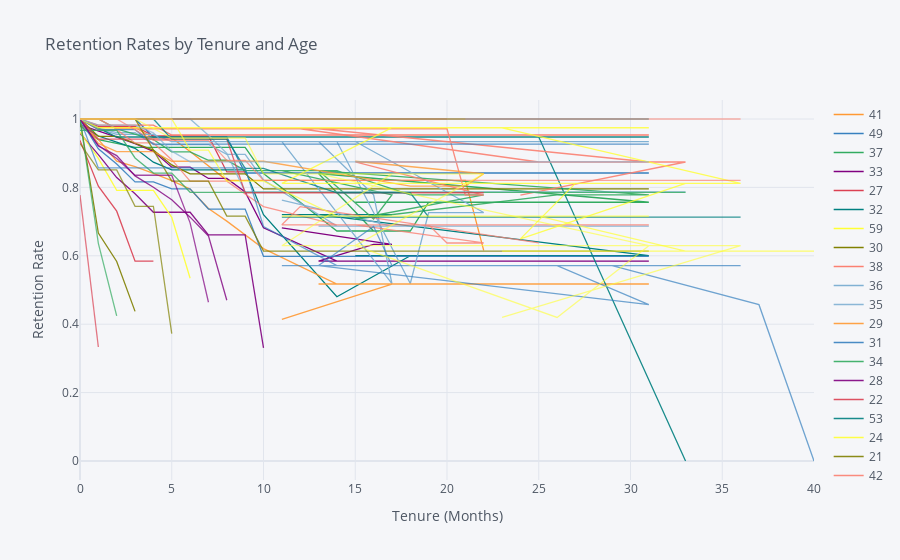

This figure's notebook cell:
### Markdown cell above
## 5. Let's also look at the marital status curves by employee age. Generate and plot the survival curves showing retention rates by marital status and age.

### Code cell
rates = survival(data,'Age','YearsAtCompany','Attrition')
rates.iplot(kind='line', xTitle='Tenure (Months)', yTitle='Retention Rate',
            title='Retention Rates by Tenure and Age')

### Figure 1 — Plotly figure (JSON) as saved in the notebook; plotly's stock layout.template omitted (floating-point values rounded to 4 significant figures)
{"data": [{"line": {"color": "rgba(255, 153, 51, 1.0)", "dash": "solid", "shape": "linear", "width": 1.3}, "mode": "lines", "name": "41", "text": "", "type": "scatter", "x": [0, 1, 2, 3, 4, 5, 6, 7, 8, 9, 10, 14, 18, 19, 20, 21, 22, 15, 26, 31, 13, 16, 17, 11, 12, 25, 33, 24, 27, 30, 32, 36, 23, 29, 37, 40, 34], "y": [1, 0.975, 0.975, 0.975, 0.9445, 0.9445, 0.9052, 0.864, 0.8208, 0.8208, 0.8208, 0.8208, 0.8208, 0.8208, 0.8208, 0.8208, 0.6156, "", "", "", "", "", "", "", "", "", "", "", "", "", "", "", "", "", "", "", ""]}, {"line": {"color": "rgba(55, 128, 191, 1.0)", "dash": "solid", "shape": "linear", "width": 1.3}, "mode": "lines", "name": "49", "text": "", "type": "scatter", "x": [0, 1, 2, 3, 4, 5, 6, 7, 8, 9, 10, 14, 18, 19, 20, 21, 22, 15, 26, 31, 13, 16, 17, 11, 12, 25, 33, 24, 27, 30, 32, 36, 23, 29, 37, 40, 34], "y": [1, 1, 1, 1, 0.9474, 0.9474, 0.9474, 0.9474, 0.9474, 0.8421, 0.8421, 0.8421, 0.8421, 0.8421, 0.8421, 0.8421, 0.8421, 0.8421, 0.8421, 0.8421, "", "", "", "", "", "", "", "", "", "", "", "", "", "", "", "", ""]}, {"line": {"color": "rgba(50, 171, 96, 1.0)", "dash": "solid", "shape": "linear", "width": 1.3}, "mode": "lines", "name": "37", "text": "", "type": "scatter", "x": [0, 1, 2, 3, 4, 5, 6, 7, 8, 9, 10, 14, 18, 19, 20, 21, 22, 15, 26, 31, 13, 16, 17, 11, 12, 25, 33, 24, 27, 30, 32, 36, 23, 29, 37, 40, 34], "y": [0.98, 0.94, 0.9285, 0.9171, 0.9171, 0.9171, 0.9171, 0.9171, 0.9171, 0.9171, 0.8407, 0.6725, 0.6725, 0.7566, 0.7566, 0.7566, 0.7566, 0.7566, 0.7566, 0.7566, 0.8407, 0.6725, 0.6725, "", "", "", "", "", "", "", "", "", "", "", "", "", ""]}, {"line": {"color": "rgba(128, 0, 128, 1.0)", "dash": "solid", "shape": "linear", "width": 1.3}, "mode": "lines", "name": "33", "text": "", "type": "scatter", "x": [0, 1, 2, 3, 4, 5, 6, 7, 8, 9, 10, 14, 18, 19, 20, 21, 22, 15, 26, 31, 13, 16, 17, 11, 12, 25, 33, 24, 27, 30, 32, 36, 23, 29, 37, 40, 34], "y": [0.9828, 0.9652, 0.947, 0.9277, 0.9056, 0.8591, 0.8591, 0.8261, 0.8261, 0.7868, 0.6819, 0.5845, 0.5845, 0.5845, 0.5845, 0.5845, 0.5845, 0.5845, 0.5845, 0.5845, 0.5845, 0.6332, 0.6332, 0.6819, "", "", "", "", "", "", "", "", "", "", "", "", ""]}, {"line": {"color": "rgba(219, 64, 82, 1.0)", "dash": "solid", "shape": "linear", "width": 1.3}, "mode": "lines", "name": "27", "text": "", "type": "scatter", "x": [0, 1, 2, 3, 4, 5, 6, 7, 8, 9, 10, 14, 18, 19, 20, 21, 22, 15, 26, 31, 13, 16, 17, 11, 12, 25, 33, 24, 27, 30, 32, 36, 23, 29, 37, 40, 34], "y": [1, 0.9787, 0.9787, 0.9787, 0.9508, 0.9508, 0.9508, 0.9508, 0.8451, 0.8451, "", "", "", "", "", "", "", "", "", "", "", "", "", "", "", "", "", "", "", "", "", "", "", "", "", "", ""]}, {"line": {"color": "rgba(0, 128, 128, 1.0)", "dash": "solid", "shape": "linear", "width": 1.3}, "mode": "lines", "name": "32", "text": "", "type": "scatter", "x": [0, 1, 2, 3, 4, 5, 6, 7, 8, 9, 10, 14, 18, 19, 20, 21, 22, 15, 26, 31, 13, 16, 17, 11, 12, 25, 33, 24, 27, 30, 32, 36, 23, 29, 37, 40, 34], "y": [0.9836, 0.9503, 0.9327, 0.9144, 0.8737, 0.8513, 0.8513, 0.8513, 0.8513, 0.8513, 0.7204, 0.4802, 0.6003, 0.6003, 0.6003, 0.6003, 0.6003, 0.6003, 0.6003, 0.6003, 0.7204, 0.7204, 0.7204, 0.7204, "", "", "", "", "", "", "", "", "", "", "", "", ""]}, {"line": {"color": "rgba(255, 255, 51, 1.0)", "dash": "solid", "shape": "linear", "width": 1.3}, "mode": "lines", "name": "59", "text": "", "type": "scatter", "x": [0, 1, 2, 3, 4, 5, 6, 7, 8, 9, 10, 14, 18, 19, 20, 21, 22, 15, 26, 31, 13, 16, 17, 11, 12, 25, 33, 24, 27, 30, 32, 36, 23, 29, 37, 40, 34], "y": [1, 1, 1, 1, 1, 1, 1, 1, 1, 1, 1, 1, 1, 1, 1, 1, "", "", "", "", "", "", "", "", "", "", "", "", "", "", "", "", "", "", "", "", ""]}, {"line": {"color": "rgba(128, 128, 0, 1.0)", "dash": "solid", "shape": "linear", "width": 1.3}, "mode": "lines", "name": "30", "text": "", "type": "scatter", "x": [0, 1, 2, 3, 4, 5, 6, 7, 8, 9, 10, 14, 18, 19, 20, 21, 22, 15, 26, 31, 13, 16, 17, 11, 12, 25, 33, 24, 27, 30, 32, 36, 23, 29, 37, 40, 34], "y": [1, 0.9492, 0.9492, 0.9298, 0.9091, 0.8658, 0.8396, 0.8396, 0.8396, 0.8396, 0.7954, 0.7954, 0.7954, 0.7954, 0.7954, 0.7954, 0.7954, 0.7954, 0.7954, 0.7954, 0.7954, 0.7954, 0.7954, 0.7954, 0.7954, "", "", "", "", "", "", "", "", "", "", "", ""]}, {"line": {"color": "rgba(251, 128, 114, 1.0)", "dash": "solid", "shape": "linear", "width": 1.3}, "mode": "lines", "name": "38", "text": "", "type": "scatter", "x": [0, 1, 2, 3, 4, 5, 6, 7, 8, 9, 10, 14, 18, 19, 20, 21, 22, 15, 26, 31, 13, 16, 17, 11, 12, 25, 33, 24, 27, 30, 32, 36, 23, 29, 37, 40, 34], "y": [1, 0.9821, 0.9821, 0.9821, 0.9821, 0.9533, 0.9533, 0.9533, 0.9533, 0.9533, 0.9533, 0.9533, 0.9533, 0.9533, 0.9533, 0.9533, 0.9533, 0.9533, 0.9533, 0.9533, 0.9533, 0.9533, 0.9533, 0.9533, "", "", "", "", "", "", "", "", "", "", "", "", ""]}, {"line": {"color": "rgba(128, 177, 211, 1.0)", "dash": "solid", "shape": "linear", "width": 1.3}, "mode": "lines", "name": "36", "text": "", "type": "scatter", "x": [0, 1, 2, 3, 4, 5, 6, 7, 8, 9, 10, 14, 18, 19, 20, 21, 22, 15, 26, 31, 13, 16, 17, 11, 12, 25, 33, 24, 27, 30, 32, 36, 23, 29, 37, 40, 34], "y": [1, 0.971, 0.9548, 0.9548, 0.9548, 0.9341, 0.9341, 0.9341, 0.9341, 0.9341, 0.9341, 0.9341, 0.5189, 0.7265, 0.7265, 0.7265, 0.7265, 0.9341, 0.9341, 0.9341, 0.9341, 0.7784, 0.5189, 0.9341, 0.9341, "", "", "", "", "", "", "", "", "", "", "", ""]}, {"line": {"color": "rgba(128, 177, 211, 0.8999999999999999)", "dash": "solid", "shape": "linear", "width": 1.3}, "mode": "lines", "name": "35", "text": "", "type": "scatter", "x": [0, 1, 2, 3, 4, 5, 6, 7, 8, 9, 10, 14, 18, 19, 20, 21, 22, 15, 26, 31, 13, 16, 17, 11, 12, 25, 33, 24, 27, 30, 32, 36, 23, 29, 37, 40, 34], "y": [1, 0.9744, 0.9602, 0.9602, 0.9253, 0.9253, 0.9253, 0.9253, 0.8964, 0.8964, 0.8217, 0.6867, 0.6867, 0.6867, 0.6867, 0.6867, 0.6867, 0.6867, 0.6867, 0.6867, 0.6867, 0.6867, 0.6867, 0.763, "", "", "", "", "", "", "", "", "", "", "", "", ""]}, {"line": {"color": "rgba(255, 153, 51, 0.8999999999999999)", "dash": "solid", "shape": "linear", "width": 1.3}, "mode": "lines", "name": "29", "text": "", "type": "scatter", "x": [0, 1, 2, 3, 4, 5, 6, 7, 8, 9, 10, 14, 18, 19, 20, 21, 22, 15, 26, 31, 13, 16, 17, 11, 12, 25, 33, 24, 27, 30, 32, 36, 23, 29, 37, 40, 34], "y": [0.9853, 0.9405, 0.8767, 0.8605, 0.841, 0.8199, 0.7951, 0.7383, 0.7014, 0.6624, 0.621, 0.5175, 0.5175, 0.5175, 0.5175, 0.5175, 0.5175, 0.5175, 0.5175, 0.5175, 0.5175, 0.5175, 0.5175, 0.414, "", "", "", "", "", "", "", "", "", "", "", "", ""]}, {"line": {"color": "rgba(55, 128, 191, 0.8999999999999999)", "dash": "solid", "shape": "linear", "width": 1.3}, "mode": "lines", "name": "31", "text": "", "type": "scatter", "x": [0, 1, 2, 3, 4, 5, 6, 7, 8, 9, 10, 14, 18, 19, 20, 21, 22, 15, 26, 31, 13, 16, 17, 11, 12, 25, 33, 24, 27, 30, 32, 36, 23, 29, 37, 40, 34], "y": [1, 0.913, 0.8681, 0.8161, 0.8161, 0.7957, 0.7957, 0.7367, 0.7367, 0.7367, 0.5986, 0.5986, 0.5986, 0.5986, 0.5986, 0.5986, 0.5986, 0.5986, 0.5986, 0.5986, 0.5986, 0.5986, 0.5986, 0.5986, 0.5986, "", "", "", "", "", "", "", "", "", "", "", ""]}, {"line": {"color": "rgba(50, 171, 96, 0.8999999999999999)", "dash": "solid", "shape": "linear", "width": 1.3}, "mode": "lines", "name": "34", "text": "", "type": "scatter", "x": [0, 1, 2, 3, 4, 5, 6, 7, 8, 9, 10, 14, 18, 19, 20, 21, 22, 15, 26, 31, 13, 16, 17, 11, 12, 25, 33, 24, 27, 30, 32, 36, 23, 29, 37, 40, 34], "y": [1, 1, 0.9714, 0.9565, 0.94, 0.9038, 0.9038, 0.8794, 0.8794, 0.8491, 0.8491, 0.8491, 0.7783, 0.7783, 0.7783, 0.7783, 0.7783, 0.7076, 0.7783, 0.7783, 0.8491, 0.7076, 0.7783, 0.8491, 0.8491, "", "", "", "", "", "", "", "", "", "", "", ""]}, {"line": {"color": "rgba(128, 0, 128, 0.8999999999999999)", "dash": "solid", "shape": "linear", "width": 1.3}, "mode": "lines", "name": "28", "text": "", "type": "scatter", "x": [0, 1, 2, 3, 4, 5, 6, 7, 8, 9, 10, 14, 18, 19, 20, 21, 22, 15, 26, 31, 13, 16, 17, 11, 12, 25, 33, 24, 27, 30, 32, 36, 23, 29, 37, 40, 34], "y": [0.9583, 0.8958, 0.8286, 0.7813, 0.7274, 0.7274, 0.7274, 0.6613, 0.6613, 0.6613, 0.3306, "", "", "", "", "", "", "", "", "", "", "", "", "", "", "", "", "", "", "", "", "", "", "", "", "", ""]}, {"line": {"color": "rgba(219, 64, 82, 0.8999999999999999)", "dash": "solid", "shape": "linear", "width": 1.3}, "mode": "lines", "name": "22", "text": "", "type": "scatter", "x": [0, 1, 2, 3, 4, 5, 6, 7, 8, 9, 10, 14, 18, 19, 20, 21, 22, 15, 26, 31, 13, 16, 17, 11, 12, 25, 33, 24, 27, 30, 32, 36, 23, 29, 37, 40, 34], "y": [0.9375, 0.8036, 0.7305, 0.5844, 0.5844, "", "", "", "", "", "", "", "", "", "", "", "", "", "", "", "", "", "", "", "", "", "", "", "", "", "", "", "", "", "", "", ""]}, {"line": {"color": "rgba(0, 128, 128, 0.8999999999999999)", "dash": "solid", "shape": "linear", "width": 1.3}, "mode": "lines", "name": "53", "text": "", "type": "scatter", "x": [0, 1, 2, 3, 4, 5, 6, 7, 8, 9, 10, 14, 18, 19, 20, 21, 22, 15, 26, 31, 13, 16, 17, 11, 12, 25, 33, 24, 27, 30, 32, 36, 23, 29, 37, 40, 34], "y": [1, 0.9737, 0.9474, 0.9474, 0.9474, 0.9474, 0.9474, 0.9474, 0.9474, 0.9474, 0.9474, 0.9474, 0.9474, 0.9474, 0.9474, 0.9474, 0.9474, 0.9474, 0.9474, 0.9474, 0.9474, 0.9474, 0.9474, 0.9474, 0.9474, 0.9474, 0, "", "", "", "", "", "", "", "", "", ""]}, {"line": {"color": "rgba(255, 255, 51, 0.8999999999999999)", "dash": "solid", "shape": "linear", "width": 1.3}, "mode": "lines", "name": "24", "text": "", "type": "scatter", "x": [0, 1, 2, 3, 4, 5, 6, 7, 8, 9, 10, 14, 18, 19, 20, 21, 22, 15, 26, 31, 13, 16, 17, 11, 12, 25, 33, 24, 27, 30, 32, 36, 23, 29, 37, 40, 34], "y": [0.9615, 0.8846, 0.7915, 0.7915, 0.7915, 0.7123, 0.5343, "", "", "", "", "", "", "", "", "", "", "", "", "", "", "", "", "", "", "", "", "", "", "", "", "", "", "", "", "", ""]}, {"line": {"color": "rgba(128, 128, 0, 0.8999999999999999)", "dash": "solid", "shape": "linear", "width": 1.3}, "mode": "lines", "name": "21", "text": "", "type": "scatter", "x": [0, 1, 2, 3, 4, 5, 6, 7, 8, 9, 10, 14, 18, 19, 20, 21, 22, 15, 26, 31, 13, 16, 17, 11, 12, 25, 33, 24, 27, 30, 32, 36, 23, 29, 37, 40, 34], "y": [1, 0.6667, 0.5833, 0.4375, "", "", "", "", "", "", "", "", "", "", "", "", "", "", "", "", "", "", "", "", "", "", "", "", "", "", "", "", "", "", "", "", ""]}, {"line": {"color": "rgba(251, 128, 114, 0.8999999999999999)", "dash": "solid", "shape": "linear", "width": 1.3}, "mode": "lines", "name": "42", "text": "", "type": "scatter", "x": [0, 1, 2, 3, 4, 5, 6, 7, 8, 9, 10, 14, 18, 19, 20, 21, 22, 15, 26, 31, 13, 16, 17, 11, 12, 25, 33, 24, 27, 30, 32, 36, 23, 29, 37, 40, 34], "y": [1, 1, 0.9714, 0.9714, 0.9714, 0.9714, 0.9714, 0.9714, 0.9714, 0.9714, 0.9714, 0.9714, 0.9714, 0.9714, 0.9714, 0.7771, 0.7771, 0.8743, 0.8743, 0.8743, 0.9714, 0.9714, 0.9714, 0.9714, 0.9714, 0.8743, 0.8743, 0.7771, "", "", "", "", "", "", "", "", ""]}, {"line": {"color": "rgba(251, 128, 114, 0.7999999999999998)", "dash": "solid", "shape": "linear", "width": 1.3}, "mode": "lines", "name": "44", "text": "", "type": "scatter", "x": [0, 1, 2, 3, 4, 5, 6, 7, 8, 9, 10, 14, 18, 19, 20, 21, 22, 15, 26, 31, 13, 16, 17, 11, 12, 25, 33, 24, 27, 30, 32, 36, 23, 29, 37, 40, 34], "y": [1, 0.9688, 0.9688, 0.93, 0.93, 0.8811, 0.8181, 0.8181, 0.8181, 0.7809, 0.7437, 0.6906, 0.6906, 0.6906, 0.6375, 0.6375, 0.6375, 0.6906, 0.6906, 0.6906, 0.6906, 0.6906, 0.6906, 0.6906, 0.7437, 0.6375, "", "", "", "", "", "", "", "", "", "", ""]}, {"line": {"color": "rgba(128, 177, 211, 0.7999999999999998)", "dash": "solid", "shape": "linear", "width": 1.3}, "mode": "lines", "name": "46", "text": "", "type": "scatter", "x": [0, 1, 2, 3, 4, 5, 6, 7, 8, 9, 10, 14, 18, 19, 20, 21, 22, 15, 26, 31, 13, 16, 17, 11, 12, 25, 33, 24, 27, 30, 32, 36, 23, 29, 37, 40, 34], "y": [1, 1, 1, 1, 1, 1, 1, 0.9524, 0.8995, 0.787, 0.787, 0.787, 0.787, 0.787, 0.787, 0.787, 0.787, 0.787, 0.787, 0.787, 0.787, 0.787, 0.787, 0.787, 0.787, 0.787, 0.787, 0.787, "", "", "", "", "", "", "", "", ""]}, {"line": {"color": "rgba(255, 153, 51, 0.7999999999999998)", "dash": "solid", "shape": "linear", "width": 1.3}, "mode": "lines", "name": "39", "text": "", "type": "scatter", "x": [0, 1, 2, 3, 4, 5, 6, 7, 8, 9, 10, 14, 18, 19, 20, 21, 22, 15, 26, 31, 13, 16, 17, 11, 12, 25, 33, 24, 27, 30, 32, 36, 23, 29, 37, 40, 34], "y": [1, 0.9286, 0.9048, 0.9048, 0.9048, 0.8765, 0.8765, 0.8765, 0.8765, 0.8765, 0.8765, 0.84, 0.8034, 0.8034, 0.8034, 0.8034, 0.84, 0.8765, "", "", "", "", "", "", "", "", "", "", "", "", "", "", "", "", "", "", ""]}, {"line": {"color": "rgba(55, 128, 191, 0.7999999999999998)", "dash": "solid", "shape": "linear", "width": 1.3}, "mode": "lines", "name": "43", "text": "", "type": "scatter", "x": [0, 1, 2, 3, 4, 5, 6, 7, 8, 9, 10, 14, 18, 19, 20, 21, 22, 15, 26, 31, 13, 16, 17, 11, 12, 25, 33, 24, 27, 30, 32, 36, 23, 29, 37, 40, 34], "y": [1, 0.9688, 0.9688, 0.9688, 0.9266, 0.9266, 0.9266, 0.9266, 0.9266, 0.9266, 0.9266, 0.9266, 0.9266, 0.9266, 0.9266, 0.9266, 0.9266, 0.9266, 0.9266, 0.9266, 0.9266, 0.9266, 0.9266, 0.9266, 0.9266, 0.9266, "", "", "", "", "", "", "", "", "", "", ""]}, {"line": {"color": "rgba(50, 171, 96, 0.7999999999999998)", "dash": "solid", "shape": "linear", "width": 1.3}, "mode": "lines", "name": "50", "text": "", "type": "scatter", "x": [0, 1, 2, 3, 4, 5, 6, 7, 8, 9, 10, 14, 18, 19, 20, 21, 22, 15, 26, 31, 13, 16, 17, 11, 12, 25, 33, 24, 27, 30, 32, 36, 23, 29, 37, 40, 34], "y": [0.9667, 0.9667, 0.9667, 0.8861, 0.8418, 0.8418, 0.7857, 0.7857, 0.7857, 0.7857, 0.7857, 0.7857, 0.7857, 0.7857, 0.7857, 0.7857, 0.7857, 0.7857, 0.7857, 0.7857, 0.7857, 0.7857, 0.7857, 0.7857, 0.7857, 0.7857, 0.7857, 0.7857, 0.7857, 0.7857, 0.7857, "", "", "", "", "", ""]}, {"line": {"color": "rgba(128, 0, 128, 0.7999999999999998)", "dash": "solid", "shape": "linear", "width": 1.3}, "mode": "lines", "name": "26", "text": "", "type": "scatter", "x": [0, 1, 2, 3, 4, 5, 6, 7, 8, 9, 10, 14, 18, 19, 20, 21, 22, 15, 26, 31, 13, 16, 17, 11, 12, 25, 33, 24, 27, 30, 32, 36, 23, 29, 37, 40, 34], "y": [1, 0.9211, 0.8931, 0.8336, 0.8003, 0.7639, 0.713, 0.6581, 0.4701, "", "", "", "", "", "", "", "", "", "", "", "", "", "", "", "", "", "", "", "", "", "", "", "", "", "", "", ""]}, {"line": {"color": "rgba(219, 64, 82, 0.7999999999999998)", "dash": "solid", "shape": "linear", "width": 1.3}, "mode": "lines", "name": "48", "text": "", "type": "scatter", "x": [0, 1, 2, 3, 4, 5, 6, 7, 8, 9, 10, 14, 18, 19, 20, 21, 22, 15, 26, 31, 13, 16, 17, 11, 12, 25, 33, 24, 27, 30, 32, 36, 23, 29, 37, 40, 34], "y": [1, 0.9412, 0.9412, 0.9412, 0.9412, 0.9412, 0.9412, 0.9412, 0.9412, 0.7843, 0.7843, 0.7843, 0.7843, 0.7843, 0.7843, 0.7843, 0.7843, 0.7843, "", "", "", "", "", "", "", "", "", "", "", "", "", "", "", "", "", "", ""]}, {"line": {"color": "rgba(0, 128, 128, 0.7999999999999998)", "dash": "solid", "shape": "linear", "width": 1.3}, "mode": "lines", "name": "55", "text": "", "type": "scatter", "x": [0, 1, 2, 3, 4, 5, 6, 7, 8, 9, 10, 14, 18, 19, 20, 21, 22, 15, 26, 31, 13, 16, 17, 11, 12, 25, 33, 24, 27, 30, 32, 36, 23, 29, 37, 40, 34], "y": [1, 1, 1, 1, 1, 0.9412, 0.9412, 0.9412, 0.9412, 0.8556, 0.8556, 0.7843, 0.7843, 0.713, 0.713, 0.713, 0.713, 0.713, 0.713, 0.713, 0.713, 0.713, 0.713, 0.713, 0.713, 0.713, 0.713, 0.713, 0.713, 0.713, 0.713, 0.713, "", "", "", "", ""]}, {"line": {"color": "rgba(255, 255, 51, 0.7999999999999998)", "dash": "solid", "shape": "linear", "width": 1.3}, "mode": "lines", "name": "45", "text": "", "type": "scatter", "x": [0, 1, 2, 3, 4, 5, 6, 7, 8, 9, 10, 14, 18, 19, 20, 21, 22, 15, 26, 31, 13, 16, 17, 11, 12, 25, 33, 24, 27, 30, 32, 36, 23, 29, 37, 40, 34], "y": [1, 0.9744, 0.9744, 0.9744, 0.9744, 0.9744, 0.9744, 0.9744, 0.9744, 0.9744, 0.9744, 0.9744, 0.9744, 0.9744, 0.9744, 0.9744, 0.9744, 0.9744, 0.9744, 0.9744, 0.9744, 0.9744, 0.9744, 0.812, 0.812, 0.812, 0.812, 0.6496, 0.812, 0.812, 0.812, 0.812, 0.9744, "", "", "", ""]}, {"line": {"color": "rgba(128, 128, 0, 0.7999999999999998)", "dash": "solid", "shape": "linear", "width": 1.3}, "mode": "lines", "name": "56", "text": "", "type": "scatter", "x": [0, 1, 2, 3, 4, 5, 6, 7, 8, 9, 10, 14, 18, 19, 20, 21, 22, 15, 26, 31, 13, 16, 17, 11, 12, 25, 33, 24, 27, 30, 32, 36, 23, 29, 37, 40, 34], "y": [1, 1, 1, 1, 0.9091, 0.8182, 0.8182, 0.8182, 0.7159, 0.7159, 0.6136, 0.6136, 0.6136, 0.6136, 0.6136, 0.6136, 0.6136, 0.6136, 0.6136, 0.6136, 0.6136, "", "", "", "", "", "", "", "", "", "", "", "", "", "", "", ""]}, {"line": {"color": "rgba(128, 128, 0, 0.7)", "dash": "solid", "shape": "linear", "width": 1.3}, "mode": "lines", "name": "23", "text": "", "type": "scatter", "x": [0, 1, 2, 3, 4, 5, 6, 7, 8, 9, 10, 14, 18, 19, 20, 21, 22, 15, 26, 31, 13, 16, 17, 11, 12, 25, 33, 24, 27, 30, 32, 36, 23, 29, 37, 40, 34], "y": [0.9286, 0.8512, 0.8512, 0.7448, 0.7448, 0.3724, "", "", "", "", "", "", "", "", "", "", "", "", "", "", "", "", "", "", "", "", "", "", "", "", "", "", "", "", "", "", ""]}, {"line": {"color": "rgba(251, 128, 114, 0.7)", "dash": "solid", "shape": "linear", "width": 1.3}, "mode": "lines", "name": "51", "text": "", "type": "scatter", "x": [0, 1, 2, 3, 4, 5, 6, 7, 8, 9, 10, 14, 18, 19, 20, 21, 22, 15, 26, 31, 13, 16, 17, 11, 12, 25, 33, 24, 27, 30, 32, 36, 23, 29, 37, 40, 34], "y": [1, 1, 1, 0.9688, 0.9375, 0.9375, 0.9375, 0.9375, 0.8789, 0.8789, 0.8203, 0.8203, 0.8203, 0.8203, 0.8203, 0.8203, 0.8203, 0.8203, 0.8203, 0.8203, 0.8203, 0.8203, 0.8203, 0.8203, 0.8203, 0.8203, 0.8203, 0.8203, 0.8203, 0.8203, 0.8203, 0.8203, 0.8203, 0.8203, "", "", ""]}, {"line": {"color": "rgba(128, 177, 211, 0.7)", "dash": "solid", "shape": "linear", "width": 1.3}, "mode": "lines", "name": "40", "text": "", "type": "scatter", "x": [0, 1, 2, 3, 4, 5, 6, 7, 8, 9, 10, 14, 18, 19, 20, 21, 22, 15, 26, 31, 13, 16, 17, 11, 12, 25, 33, 24, 27, 30, 32, 36, 23, 29, 37, 40, 34], "y": [1, 0.9821, 0.9821, 0.9821, 0.9593, 0.906, 0.8748, 0.8748, 0.8748, 0.8748, 0.8748, 0.8748, 0.8748, 0.8748, 0.8748, 0.8748, 0.8748, 0.8748, 0.8748, 0.8748, 0.8748, 0.8748, 0.8748, 0.8748, 0.8748, "", "", "", "", "", "", "", "", "", "", "", ""]}, {"line": {"color": "rgba(255, 153, 51, 0.7)", "dash": "solid", "shape": "linear", "width": 1.3}, "mode": "lines", "name": "54", "text": "", "type": "scatter", "x": [0, 1, 2, 3, 4, 5, 6, 7, 8, 9, 10, 14, 18, 19, 20, 21, 22, 15, 26, 31, 13, 16, 17, 11, 12, 25, 33, 24, 27, 30, 32, 36, 23, 29, 37, 40, 34], "y": [1, 1, 1, 1, 1, 1, 1, 1, 1, 1, 1, 1, 1, 1, 1, "", "", "", "", "", "", "", "", "", "", "", "", "", "", "", "", "", "", "", "", "", ""]}, {"line": {"color": "rgba(55, 128, 191, 0.7)", "dash": "solid", "shape": "linear", "width": 1.3}, "mode": "lines", "name": "58", "text": "", "type": "scatter", "x": [0, 1, 2, 3, 4, 5, 6, 7, 8, 9, 10, 14, 18, 19, 20, 21, 22, 15, 26, 31, 13, 16, 17, 11, 12, 25, 33, 24, 27, 30, 32, 36, 23, 29, 37, 40, 34], "y": [1, 0.8571, 0.8571, 0.8571, 0.8571, 0.8571, 0.8571, 0.8571, 0.8571, 0.8571, 0.6857, 0.5714, 0.5714, 0.5714, 0.5714, 0.5714, 0.5714, 0.5714, 0.5714, 0.4571, 0.5714, 0.6857, 0.5714, 0.5714, 0.5714, 0.5714, 0.5714, 0.5714, 0.5714, 0.5714, 0.5714, 0.5714, 0.5714, 0.5714, 0.4571, 0, ""]}, {"line": {"color": "rgba(50, 171, 96, 0.7)", "dash": "solid", "shape": "linear", "width": 1.3}, "mode": "lines", "name": "20", "text": "", "type": "scatter", "x": [0, 1, 2, 3, 4, 5, 6, 7, 8, 9, 10, 14, 18, 19, 20, 21, 22, 15, 26, 31, 13, 16, 17, 11, 12, 25, 33, 24, 27, 30, 32, 36, 23, 29, 37, 40, 34], "y": [1, 0.6364, 0.4242, "", "", "", "", "", "", "", "", "", "", "", "", "", "", "", "", "", "", "", "", "", "", "", "", "", "", "", "", "", "", "", "", "", ""]}, {"line": {"color": "rgba(128, 0, 128, 0.7)", "dash": "solid", "shape": "linear", "width": 1.3}, "mode": "lines", "name": "25", "text": "", "type": "scatter", "x": [0, 1, 2, 3, 4, 5, 6, 7, 8, 9, 10, 14, 18, 19, 20, 21, 22, 15, 26, 31, 13, 16, 17, 11, 12, 25, 33, 24, 27, 30, 32, 36, 23, 29, 37, 40, 34], "y": [1, 0.9231, 0.8846, 0.8355, 0.8355, 0.8355, 0.6962, 0.4642, "", "", "", "", "", "", "", "", "", "", "", "", "", "", "", "", "", "", "", "", "", "", "", "", "", "", "", "", ""]}, {"line": {"color": "rgba(219, 64, 82, 0.7)", "dash": "solid", "shape": "linear", "width": 1.3}, "mode": "lines", "name": "19", "text": "", "type": "scatter", "x": [0, 1, 2, 3, 4, 5, 6, 7, 8, 9, 10, 14, 18, 19, 20, 21, 22, 15, 26, 31, 13, 16, 17, 11, 12, 25, 33, 24, 27, 30, 32, 36, 23, 29, 37, 40, 34], "y": [0.7778, 0.3333, "", "", "", "", "", "", "", "", "", "", "", "", "", "", "", "", "", "", "", "", "", "", "", "", "", "", "", "", "", "", "", "", "", "", ""]}, {"line": {"color": "rgba(0, 128, 128, 0.7)", "dash": "solid", "shape": "linear", "width": 1.3}, "mode": "lines", "name": "57", "text": "", "type": "scatter", "x": [0, 1, 2, 3, 4, 5, 6, 7, 8, 9, 10, 14, 18, 19, 20, 21, 22, 15, 26, 31, 13, 16, 17, 11, 12, 25, 33, 24, 27, 30, 32, 36, 23, 29, 37, 40, 34], "y": [1, 1, 1, 1, 1, 1, 1, 1, 1, 1, 1, 1, 1, 1, 1, 1, 1, 1, 1, 1, 1, 1, 1, 1, 1, "", "", "", "", "", "", "", "", "", "", "", ""]}, {"line": {"color": "rgba(255, 255, 51, 0.7)", "dash": "solid", "shape": "linear", "width": 1.3}, "mode": "lines", "name": "52", "text": "", "type": "scatter", "x": [0, 1, 2, 3, 4, 5, 6, 7, 8, 9, 10, 14, 18, 19, 20, 21, 22, 15, 26, 31, 13, 16, 17, 11, 12, 25, 33, 24, 27, 30, 32, 36, 23, 29, 37, 40, 34], "y": [1, 1, 1, 1, 1, 1, 0.9091, 0.9091, 0.8182, 0.8182, 0.8182, 0.7159, 0.7159, 0.7159, 0.7159, 0.7159, 0.7159, 0.7159, 0.7159, 0.7159, 0.7159, 0.7159, 0.7159, 0.7159, 0.7159, 0.7159, 0.6136, 0.6136, 0.6136, 0.6136, 0.6136, 0.6136, 0.6136, 0.6136, 0.6136, 0.6136, 0.6136]}, {"line": {"color": "rgba(255, 255, 51, 0.5999999999999999)", "dash": "solid", "shape": "linear", "width": 1.3}, "mode": "lines", "name": "47", "text": "", "type": "scatter", "x": [0, 1, 2, 3, 4, 5, 6, 7, 8, 9, 10, 14, 18, 19, 20, 21, 22, 15, 26, 31, 13, 16, 17, 11, 12, 25, 33, 24, 27, 30, 32, 36, 23, 29, 37, 40, 34], "y": [1, 1, 1, 1, 0.9722, 0.9444, 0.9444, 0.9444, 0.9444, 0.9444, 0.8395, 0.8395, 0.8395, 0.8395, 0.8395, 0.8395, 0.8395, 0.6296, 0.4198, 0.6296, 0.8395, 0.8395, 0.8395, 0.6296, 0.6296, 0.6296, 0.6296, 0.6296, 0.6296, 0.6296, 0.6296, 0.6296, 0.4198, "", "", "", ""]}, {"line": {"color": "rgba(128, 128, 0, 0.5999999999999999)", "dash": "solid", "shape": "linear", "width": 1.3}, "mode": "lines", "name": "18", "text": "", "type": "scatter", "x": [0, 1, 2, 3, 4, 5, 6, 7, 8, 9, 10, 14, 18, 19, 20, 21, 22, 15, 26, 31, 13, 16, 17, 11, 12, 25, 33, 24, 27, 30, 32, 36, 23, 29, 37, 40, 34], "y": [0.5, "", "", "", "", "", "", "", "", "", "", "", "", "", "", "", "", "", "", "", "", "", "", "", "", "", "", "", "", "", "", "", "", "", "", "", ""]}, {"line": {"color": "rgba(251, 128, 114, 0.5999999999999999)", "dash": "solid", "shape": "linear", "width": 1.3}, "mode": "lines", "name": "60", "text": "", "type": "scatter", "x": [0, 1, 2, 3, 4, 5, 6, 7, 8, 9, 10, 14, 18, 19, 20, 21, 22, 15, 26, 31, 13, 16, 17, 11, 12, 25, 33, 24, 27, 30, 32, 36, 23, 29, 37, 40, 34], "y": [1, 1, 1, 1, 1, 1, 1, 1, 1, 1, 1, 1, 1, 1, 1, 1, 1, 1, 1, 1, 1, 1, 1, 1, 1, 1, 1, 1, 1, 1, 1, 1, 1, 1, "", "", ""]}], "layout": {"autosize": true, "legend": {"bgcolor": "#F5F6F9", "font": {"color": "#4D5663"}}, "paper_bgcolor": "#F5F6F9", "plot_bgcolor": "#F5F6F9", "title": {"font": {"color": "#4D5663"}, "text": "Retention Rates by Tenure and Age"}, "xaxis": {"autorange": true, "gridcolor": "#E1E5ED", "range": [0, 40], "showgrid": true, "tickfont": {"color": "#4D5663"}, "title": {"font": {"color": "#4D5663"}, "text": "Tenure (Months)"}, "type": "linear", "zerolinecolor": "#E1E5ED"}, "yaxis": {"autorange": true, "gridcolor": "#E1E5ED", "range": [-0.05556, 1.056], "showgrid": true, "tickfont": {"color": "#4D5663"}, "title": {"font": {"color": "#4D5663"}, "text": "Retention Rate"}, "type": "linear", "zerolinecolor": "#E1E5ED"}}}
